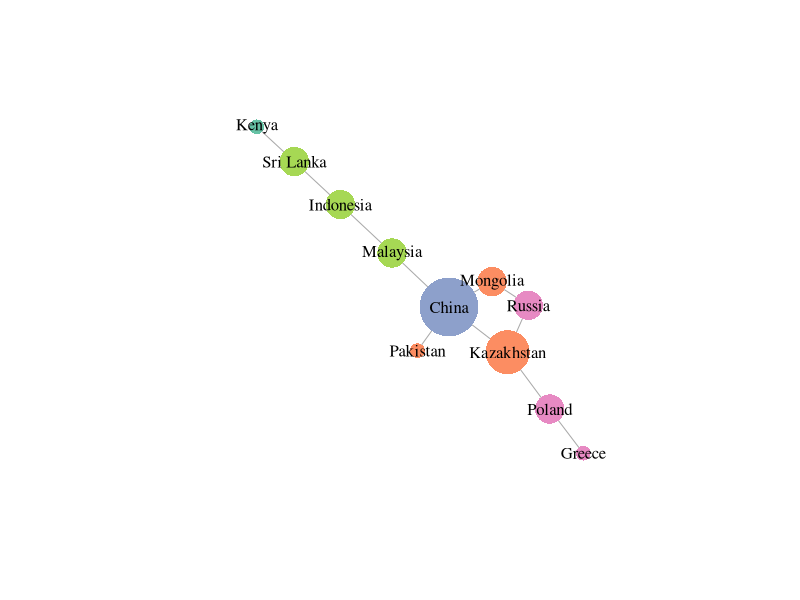

Recreate this plot in R.
library(igraph)
library(RColorBrewer)

#create data:
links=data.frame(
  source=c("China","China","Mongolia", "China", "Kazakhstan", "Russia","China", "Malaysia", "Indonesia", "Sri Lanka","Poland"),
  target=c("Pakistan","Mongolia","Russia", "Kazakhstan", "Poland", "Kazakhstan","Malaysia","Indonesia", "Sri Lanka", "Kenya","Greece"),
  importance=(sample(1:3,11,replace=T))
)

nodes=data.frame(Country=c("China","Mongolia","Kazakhstan","Pakistan","Russia","Poland","Greece","Malaysia","Indonesia","Sri Lanka","Kenya"),
                 Continent=c(rep("China",1),rep("Central Asia",3), rep("Europe",3),rep("South Asia",3),rep("Africa",1))
)

#plot:
network=graph_from_data_frame(d=links, vertices=nodes, directed=F)
deg=degree(network, mode="all")

coul = brewer.pal(5, "Set2")
my_color=coul[as.numeric(as.factor(V(network)$Continent))]
plot(network,
     vertex.shape="circle",
     vertex.size=9*deg,
     vertex.color=my_color,
     vertex.frame.color="transparent",
     vertex.label.color="black"
)
text(-1.5,-1.5,"China One Belt One Road Initiative",col="black")

## JD: What is this meant to be a network of? I'm pretty sure the initiative doesn't contain a road from Sri Lanka to Kenya!
